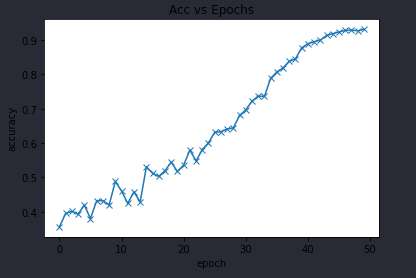
#> input picture Age_detection/images/acc.png, 416 x 278 px, found by its file name; its folder holds only this picture in this run
$ python data_preprocessing.py
#> lines starting #> are read from the running program, lines starting #| are printed output that depends on the picture
import os
import cv2 as cv
from tqdm import tqdm
FILE_PATH = "/home/sacreds/Downloads/FGNET/images/"
TRAIN_PATH = "/home/sacreds/Documents/GitHub/StudyMonk-ml-tests/OpenCV-StudyMonk/Age_detection/main_data/train/images"
TEST_PATH = "/home/sacreds/Documents/GitHub/StudyMonk-ml-tests/OpenCV-StudyMonk/Age_detection/main_data/test/images"
files = os.listdir(FILE_PATH)
files.sort()
# print(files)
for file in tqdm(files):
    ages = [str(x) for x in range(15,65)]
    img = cv.imread(FILE_PATH+"/"+file)
#> img is the input picture: shape (278, 416, 3); mean B, G, R 178.5, 173.5, 171.8
    img = cv.cvtColor(img,cv.COLOR_BGR2RGB)
    img = cv.resize(img,(128,128))
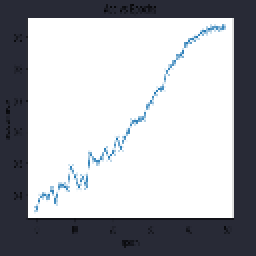
#> img: shape (128, 128, 3) (shown 2 times larger); mean R, G, B 172, 173.8, 178.8
    for age in ages:
        if file.endswith(age+".JPG") or file.endswith(age+"a.JPG") or file.endswith(age+"b.JPG"):
            path = "{}/{}".format(TEST_PATH,file)
            path3 = "{}/{}".format(TRAIN_PATH,file)
            cv.imwrite(path,img)
            os.remove(path3)
            # os.system("cp {}/{} {}".format(FILE_PATH,file,TEST_PATH))

        else:
            path2 = "{}/{}".format(TRAIN_PATH,file)
            cv.imwrite(path2,img)
            # os.system("cp {}/{} {}".format(FILE_PATH,file,TRAIN_PATH))

$ run again, on Age_detection/images/model.png
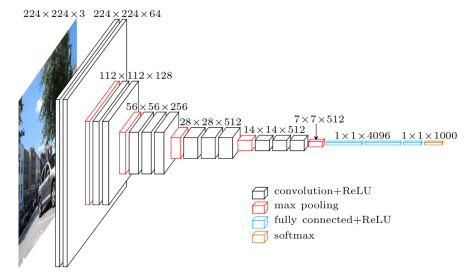
#> input picture Age_detection/images/model.png, 470 x 276 px, found by its file name
#> img is the input picture: shape (276, 470, 3); mean B, G, R 240.8, 239.9, 239.7
#> `img = cv.resize(img,(128,128))`:
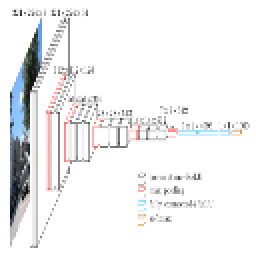
#> img: shape (128, 128, 3) (shown 2 times larger); mean R, G, B 240.1, 240.2, 241

$ run again, on Age_detection/images/loss.png
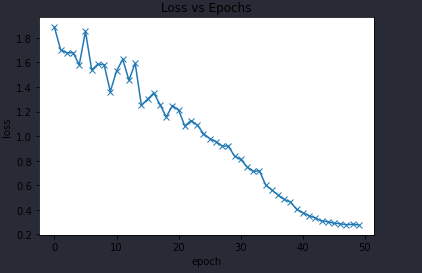
#> input picture Age_detection/images/loss.png, 422 x 273 px, found by its file name
#> img is the input picture: shape (273, 422, 3); mean B, G, R 178.9, 173.9, 172.1
#> `img = cv.resize(img,(128,128))`:
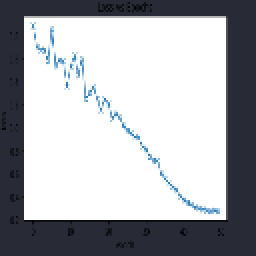
#> img: shape (128, 128, 3) (shown 2 times larger); mean R, G, B 171.7, 173.5, 178.5
